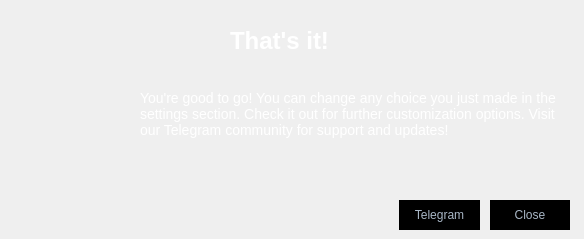
     <widget class="QWidget" name="page_4">
      <widget class="QWidget" name="p4_container" native="true">
       <property name="geometry">
        <rect>
         <x>130</x>
         <y>0</y>
         <width>445</width>
         <height>230</height>
        </rect>
       </property>
       <widget class="QPushButton" name="p4_next">
        <property name="geometry">
         <rect>
          <x>360</x>
          <y>200</y>
          <width>80</width>
          <height>30</height>
         </rect>
        </property>
        <property name="styleSheet">
         <string notr="true">QPushButton{
	border-style: solid;
	border-top-color: transparent;
	border-right-color: transparent;
	border-left-color: transparent;
	border-bottom-color: transparent;
	border-width: 1px;
	border-style: solid;
	color: #a9b7c6;
    padding: 4 12 4 12;
	background-color: #000000;
}
QPushButton::default{
        border-style: solid;
        border-top-color: transparent;
        border-right-color: transparent;
        border-left-color: transparent;
        border-bottom-color: qlineargradient(spread:pad, x1:0, y1:1, x2:1, y2:1, stop:0 rgba(71, 118, 230, 255), stop:1 rgba(142, 84, 233, 255));
        border-width: 1px;
        color: #a9b7c6;
        padding: 2px;
        background-color: #000000;
}
QPushButton:hover{
	border-style: solid;
	border-top-color: transparent;
	border-right-color: transparent;
	border-left-color: transparent;
	border-bottom-color: qlineargradient(spread:pad, x1:0, y1:1, x2:1, y2:1, stop:0 rgba(71, 118, 230, 255), stop:1 rgba(142, 84, 233, 255));
	border-bottom-width: 1px;
	border-style: solid;
	color: #a9b7c6;
    padding-bottom: 2px;
	background-color: #000000;
}
QPushButton:pressed{
	border-style: solid;
	border-top-color: transparent;
	border-right-color: transparent;
	border-left-color: transparent;
	border-bottom-color: qlineargradient(spread:pad, x1:0, y1:1, x2:1, y2:1, stop:0 rgba(71, 118, 230, 255), stop:1 rgba(142, 84, 233, 255));
	border-bottom-width: 2px;
	border-style: solid;
	color: white;;
        padding-bottom: 1px;
	background-color: #000000;
}
QPushButton:disabled{
	border-style: solid;
	border-top-color: transparent;
	border-right-color: transparent;
	border-left-color: transparent;
	border-bottom-color: transparent;
	border-bottom-width: 2px;
	border-style: solid;
	color: #808086;
        padding-bottom: 1px;
	background-color: #000000;
}
</string>
        </property>
        <property name="text">
         <string>Close</string>
        </property>
       </widget>
       <widget class="QLabel" name="p4_title">
        <property name="geometry">
         <rect>
          <x>100</x>
          <y>10</y>
          <width>271</width>
          <height>61</height>
         </rect>
        </property>
        <property name="styleSheet">
         <string notr="true">font-size: 24px;
font-weight: bold;
color: white</string>
        </property>
        <property name="text">
         <string>That's it!</string>
        </property>
       </widget>
       <widget class="AnimatedJDSPIcon" name="p4_icon" native="true">
        <property name="geometry">
         <rect>
          <x>10</x>
          <y>10</y>
          <width>64</width>
          <height>64</height>
         </rect>
        </property>
        <property name="autoFillBackground">
         <bool>false</bool>
        </property>
       </widget>
       <widget class="QLabel" name="p4_desc">
        <property name="geometry">
         <rect>
          <x>10</x>
          <y>90</y>
          <width>431</width>
          <height>91</height>
         </rect>
        </property>
        <property name="styleSheet">
         <string notr="true">color: white;
font-size: 14px;</string>
        </property>
        <property name="text">
         <string>You're good to go! You can change any choice you just made in the settings section. Check it out for further customization options. Visit our Telegram community for support and updates!</string>
        </property>
        <property name="alignment">
         <set>Qt::AlignLeading|Qt::AlignLeft|Qt::AlignTop</set>
        </property>
        <property name="wordWrap">
         <bool>true</bool>
        </property>
       </widget>
       <widget class="QPushButton" name="p4_telegram">
        <property name="geometry">
         <rect>
          <x>269</x>
          <y>200</y>
          <width>81</width>
          <height>30</height>
         </rect>
        </property>
        <property name="styleSheet">
         <string notr="true">QPushButton{
	border-style: solid;
	border-top-color: transparent;
	border-right-color: transparent;
	border-left-color: transparent;
	border-bottom-color: transparent;
	border-width: 1px;
	border-style: solid;
	color: #a9b7c6;
    padding: 4 12 4 12;
	background-color: #000000;
}
QPushButton::default{
        border-style: solid;
        border-top-color: transparent;
        border-right-color: transparent;
        border-left-color: transparent;
        border-bottom-color: qlineargradient(spread:pad, x1:0, y1:1, x2:1, y2:1, stop:0 rgba(71, 118, 230, 255), stop:1 rgba(142, 84, 233, 255));
        border-width: 1px;
        color: #a9b7c6;
        padding: 2px;
        background-color: #000000;
}
QPushButton:hover{
	border-style: solid;
	border-top-color: transparent;
	border-right-color: transparent;
	border-left-color: transparent;
	border-bottom-color: qlineargradient(spread:pad, x1:0, y1:1, x2:1, y2:1, stop:0 rgba(71, 118, 230, 255), stop:1 rgba(142, 84, 233, 255));
	border-bottom-width: 1px;
	border-style: solid;
	color: #a9b7c6;
    padding-bottom: 2px;
	background-color: #000000;
}
QPushButton:pressed{
	border-style: solid;
	border-top-color: transparent;
	border-right-color: transparent;
	border-left-color: transparent;
	border-bottom-color: qlineargradient(spread:pad, x1:0, y1:1, x2:1, y2:1, stop:0 rgba(71, 118, 230, 255), stop:1 rgba(142, 84, 233, 255));
	border-bottom-width: 2px;
	border-style: solid;
	color: white;;
        padding-bottom: 1px;
	background-color: #000000;
}
QPushButton:disabled{
	border-style: solid;
	border-top-color: transparent;
	border-right-color: transparent;
	border-left-color: transparent;
	border-bottom-color: transparent;
	border-bottom-width: 2px;
	border-style: solid;
	color: #808086;
        padding-bottom: 1px;
	background-color: #000000;
}
</string>
        </property>
        <property name="text">
         <string>Telegram</string>
        </property>
       </widget>
      </widget>
     </widget>
